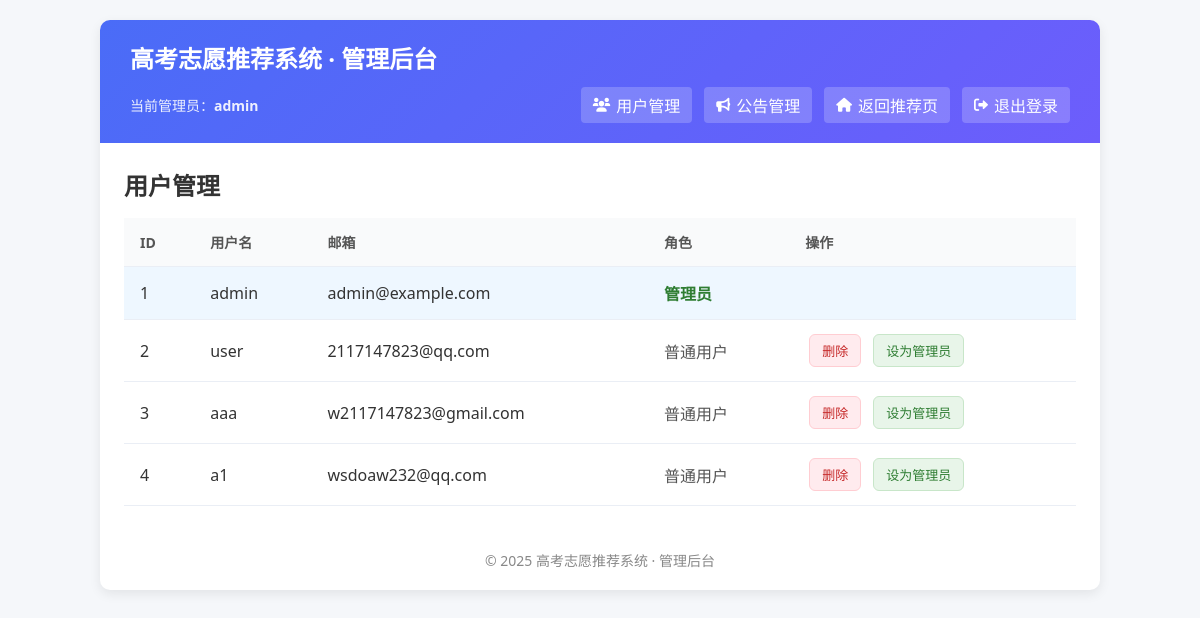
The page /admin (signed in) on the database its author committed.
### tables this page shows
CREATE TABLE users (
    id INTEGER PRIMARY KEY AUTOINCREMENT,
    username TEXT UNIQUE NOT NULL,
    email TEXT UNIQUE NOT NULL,
    password_hash TEXT NOT NULL,
    role TEXT NOT NULL DEFAULT 'user'  -- 'user' 或 'admin'
);

### app.py (the view)
@app.route('/admin')
@admin_required
def admin_dashboard():
    conn = get_db_connection()
    cursor = conn.cursor()
    cursor.execute("SELECT id, username, email, role FROM users ORDER BY id")
    users = cursor.fetchall()
    conn.close()
    return render_template('admin.html', users=users)

### app.py (called while the page is built)
def get_db_connection():
    conn = sqlite3.connect(DB_PATH)
    conn.row_factory = sqlite3.Row  # 允许使用列名访问数据
    return conn

def admin_required(f):
    @wraps(f)
    def decorated_function(*args, **kwargs):
        if 'user_id' not in session:
            return redirect(url_for('login'))
        if session.get('role') != 'admin':
            flash('您没有管理员权限！', 'error')
            return redirect(url_for('recommend_page'))
        return f(*args, **kwargs)
    return decorated_function

### templates/admin.html (shortened to what this page needs)
<!DOCTYPE html>
<html lang="zh-CN">
<head>
    <link rel="stylesheet" href="https://cdnjs.cloudflare.com/ajax/libs/font-awesome/6.0.0/css/all.min.css">
</head>
<body>
    <div class="container">
        <header>
            <h1>高考志愿推荐系统 · 管理后台</h1>
            <div class="header-bottom">
                <div class="user-info">
                    当前管理员：<strong>{{ session.username }}</strong>
                </div>
                <div class="nav-links">
                    <a href="{{ url_for('admin_dashboard') }}">
                        <i class="fas fa-users"></i> 用户管理
                    </a>
                    <a href="{{ url_for('manage_announcements') }}">
                        <i class="fas fa-bullhorn"></i> 公告管理
                    </a>
                    <a href="{{ url_for('recommend_page') }}">
                        <i class="fas fa-home"></i> 返回推荐页
                    </a>
                    <a href="{{ url_for('logout') }}">
                        <i class="fas fa-sign-out-alt"></i> 退出登录
                    </a>
                </div>
            </div>
        </header>
        <div class="content">
            <h2>用户管理</h2>
            {% if users %}
            <table>
                <thead>
                    <tr>
                        <th>ID</th>
                        <th>用户名</th>
                        <th>邮箱</th>
                        <th>角色</th>
                        <th>操作</th>
                    </tr>
                </thead>
                <tbody>
                    {% for user in users %}
                    <tr {% if user[0] == session.user_id %}class="current-user"{% endif %}>
                        <td>{{ user[0] }}</td>
                        <td>{{ user[1] }}</td>
                        <td>{{ user[2] }}</td>
                        <td>
                            {% if user[3] == 'admin' %}
                                <span class="role-admin">管理员</span>
                            {% else %}
                                <span class="role-user">普通用户</span>
                            {% endif %}
                        </td>
                        <td>
                            {% if user[0] != session.user_id and user[3] != 'admin' %}
                                <form method="POST" action="{{ url_for('delete_user', user_id=user[0]) }}" style="display:inline;" onsubmit="return confirm('确定删除用户 {{ user[1] }} 吗？此操作不可恢复。')">
                                    <button type="submit" class="btn btn-delete">删除</button>
                                </form>
                                <form method="POST" action="{{ url_for('toggle_admin', user_id=user[0], action='promote') }}" style="display:inline;">
                                    <button type="submit" class="btn btn-promote">设为管理员</button>
                                </form>
                            {% elif user[3] == 'admin' and user[0] != session.user_id %}
                                <form method="POST" action="{{ url_for('toggle_admin', user_id=user[0], action='demote') }}" style="display:inline;">
                                    <button type="submit" class="btn btn-demote">取消管理员</button>
                                </form>
                            {% endif %}
                        </td>
                    </tr>
                    {% endfor %}
                </tbody>
            </table>
            {% else %}
            <div class="empty-state">
                <p>暂无用户数据</p>
            </div>
            {% endif %}
        </div>
        <footer>
            © 2025 高考志愿推荐系统 · 管理后台
        </footer>
    </div>
</body>
</html>

### templates/admin.html (style rules this page uses)
* { margin: 0; padding: 0; box-sizing: border-box; font-family: "Segoe UI", "Microsoft YaHei", sans-serif; }
body { background-color: #f5f7fa; color: #333; padding: 20px; }
.container { max-width: 1000px; margin: 0 auto; background: white; border-radius: 10px; box-shadow: 0 4px 12px rgba(0,0,0,0.08); overflow: hidden; }
header { background: linear-gradient(135deg, #4a6cf7, #6d5dfc); color: white; padding: 20px 30px; }
header h1 { font-size: 24px; font-weight: 600; margin-bottom: 12px; }
.header-bottom { display: flex; justify-content: space-between; align-items: center; }
.user-info { font-size: 14px; opacity: 0.9; }
.nav-links { display: flex; gap: 12px; }
.nav-links a { color: white; text-decoration: none; padding: 6px 12px; border-radius: 4px; background: rgba(255,255,255,0.2); transition: background 0.2s; display: inline-flex; align-items: center; gap: 6px; }
.nav-links a i { font-size: 14px; }
.content { padding: 24px; }
table { width: 100%; border-collapse: collapse; margin-top: 16px; }
th, td { padding: 14px 16px; text-align: left; border-bottom: 1px solid #eaeef5; }
th { background-color: #f9fafb; color: #555; font-weight: 600; font-size: 14px; }
.current-user { background-color: #eef7ff !important; }
.role-admin { color: #2e7d32; font-weight: bold; }
.role-user { color: #555; }
.btn { display: inline-block; padding: 6px 12px; margin: 0 4px; border-radius: 6px; text-decoration: none; font-size: 13px; font-weight: 500; transition: all 0.2s; cursor: pointer; border: none; }
.btn-delete { background-color: #ffebee; color: #c62828; border: 1px solid #ffcdd2; }
.btn-promote { background-color: #e8f5e9; color: #2e7d32; border: 1px solid #c8e6c9; }
footer { text-align: center; padding: 20px; color: #888; font-size: 14px; }

### rows shown on the page
users: id "1", username "admin", email "admin@example.com", role "管理员"
users: id "2", username "user", email "2117147823@qq.com", role "普通用户"
users: id "3", username "aaa", email "w2117147823@gmail.com", role "普通用户"
users: id "4", username "a1", email "wsdoaw232@qq.com", role "普通用户"

### other values the page prints
{{ session.username }} "admin"
